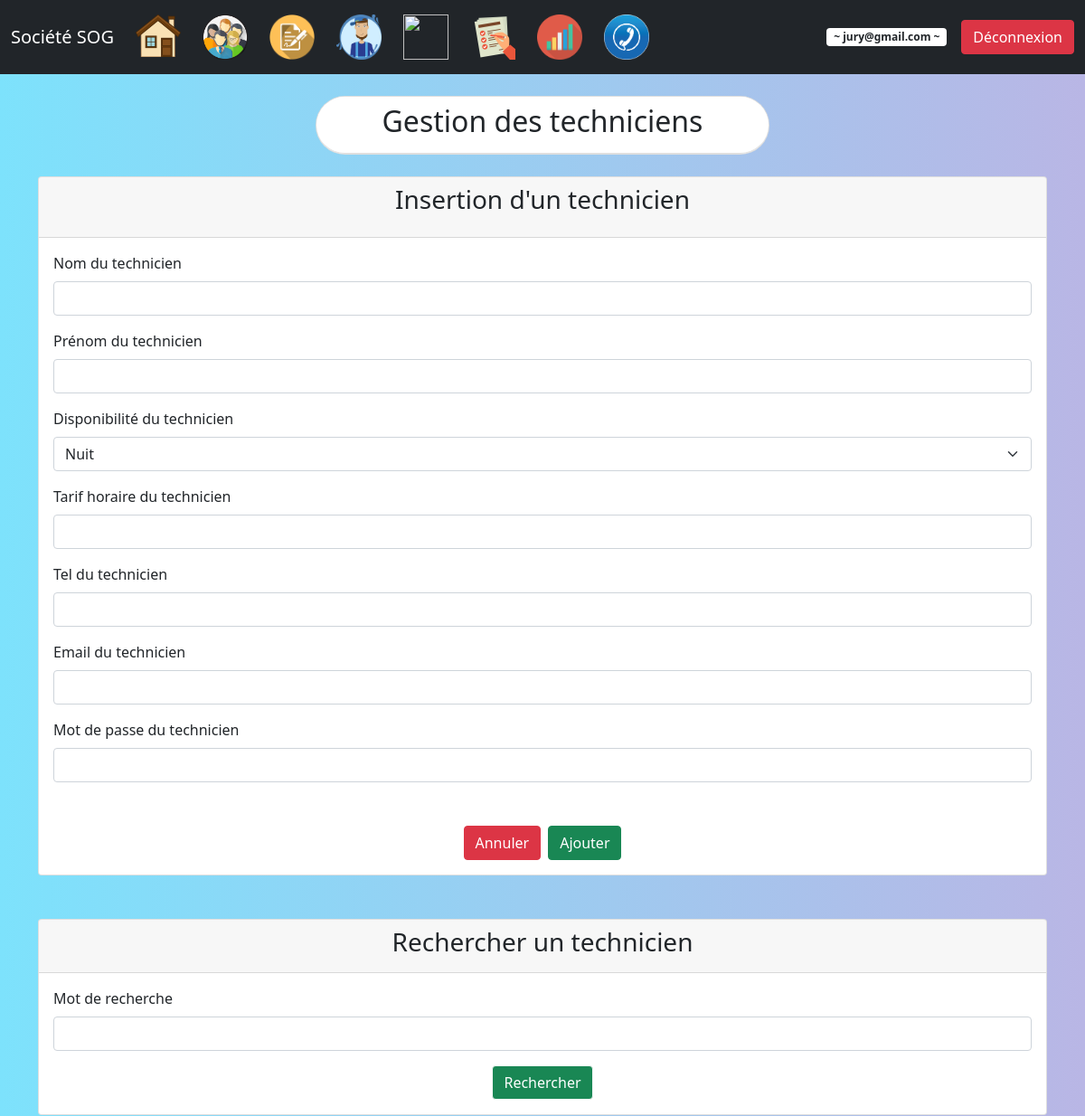
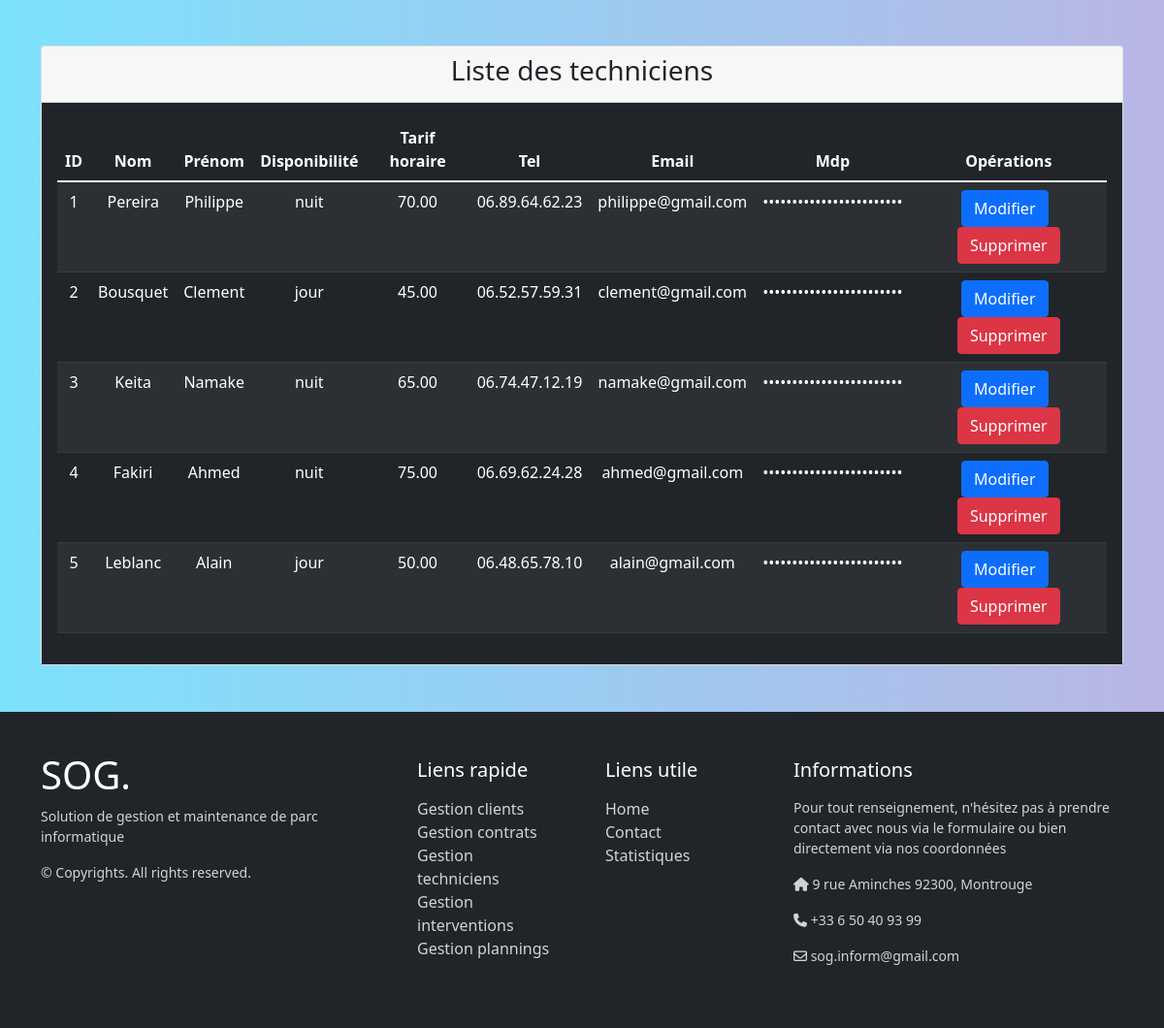
/index.php?page=3 (signed in), run on the app's committed database (2 pictures, top to bottom).
### tables this page shows
Create table technicien
(
    idtechnicien int(3) auto_increment,
    nom varchar(20) NOT NULL,
    prenom varchar(20) NOT NULL,
    disponibilite enum('jour','nuit') NOT NULL,
    tarif_horaire decimal(13,2) NOT NULL,
    tel varchar(20) default NULL,
    email varchar(100) NOT NULL unique,
    role enum('usert', 'admin') default 'usert',
    mdp varchar(255) NOT NULL,
    PRIMARY KEY (idtechnicien)
);

### controleur/config_bdd.php (called while the page is built)
<?php
$serveur = "localhost";
$bdd = "bdd_ppe";
$user = "root";
$mdp = "";
?>

### controleur/controleur.class.php (called while the page is built, shortened)
<?php
require_once("modele/modele.class.php");
class Controleur {
	private $unModele;
	public function __construct($serveur, $bdd, $user, $mdp) {
		$this->unModele = new Modele($serveur, $bdd, $user, $mdp);
	}
	public function setTable($uneTable) {
		$this->unModele->setTable($uneTable);
	}
	public function selectAll() {
		return $this->unModele->selectAll();
	}
}
?>

### modele/modele.class.php (called while the page is built, shortened)
<?php
class Modele {
	private $unPdo, $uneTable;
	public function __construct($serveur, $bdd, $user, $mdp)
	{
		$this->unPdo = null;
		try
		{
			$this->unPdo = new PDO("mysql:host=".$serveur.";dbname=".$bdd.";charset=utf8", $user, $mdp);
		}
		catch (PDOException $exp)
		{
			die("Erreur de connexion à la base de données : " . $exp->getMessage());
		}
	}
	public function setTable($uneTable)
	{
		$this->uneTable = $uneTable;
	}
	public function selectAll()
	{
		$requete = "SELECT * FROM ".$this->uneTable;
		$select = $this->unPdo->prepare($requete);
		$select->execute();
		return $select->fetchAll();
	}
}
?>

### vue/vue_les_techniciens.php (the view)
<?php if (isset($_SESSION['role']) and $_SESSION['role'] == "admin" ) { ?>
<div class="card mb-5">
    <div class="card-header">
        <h3 class="text-center">Rechercher un technicien</h3>
    </div>
    <div class="card-body">
        <form method="post" action="">
            <div class="mb-3">
                <label for="mot" class="form-label">Mot de recherche</label>
                <input type="search" name="mot" id="mot" class="form-control">
            </div>
            <div class="d-flex justify-content-center">
                <button type="submit" name="Rechercher" class="btn btn-light bg-success text-white">
                    Rechercher
                </button>
            </div>
        </form>
    </div>
</div>
<?php } ?>
<div class="card">
    <div class="card-header">
        <h3 class="text-center"><?= ($_SESSION['role'] == "admin" ? "Liste des techniciens" : "Information technicien"); ?></h3>
    </div>
    <div class="card-body bg-dark text-white">
		<table class="table table-dark table-striped text-center">
			<thead>
				<tr>
					<th scope="col">ID</th>
					<th scope="col">Nom</td>
					<th scope="col">Prénom</th>
					<th scope="col">Disponibilité</th>
					<th scope="col">Tarif horaire</th>
					<th scope="col">Tel</th>
					<th scope="col">Email</th>
					<th scope="col">Mdp</th>
					<?php if (isset($_SESSION['email']) and $_SESSION['role'] == "admin") { ?>
					<th scope="col">Opérations</th>
					<?php } ?>
				</tr>
			</thead>
			<tbody>
				<?php foreach ($lesTechniciens as $unTechnicien) { ?>
				<tr>
					<td><?= $unTechnicien['idtechnicien']; ?></td>
					<td><?= $unTechnicien['nom']; ?></td>
					<td><?= $unTechnicien['prenom']; ?></td>
					<td><?= $unTechnicien['disponibilite']; ?></td>
					<td><?= $unTechnicien['tarif_horaire']; ?></td>
					<td><?= $unTechnicien['tel']; ?></td>
					<td><?= $unTechnicien['email']; ?></td>
					<td>••••••••••••••••••••••••</td>
					<td>
						<a href="index.php?page=3&action=edit&idtechnicien=<?= $unTechnicien['idtechnicien']; ?>" class="btn btn-primary me-2">Modifier</a>
					<?php if (isset($_SESSION['email']) and $_SESSION['role'] == "admin") { ?>
						<a href="index.php?page=3&action=sup&idtechnicien=<?= $unTechnicien['idtechnicien']; ?>" class="btn btn-danger">Supprimer</a>
					<?php } ?>
					</td>
				</tr>
				<?php } ?>
			</tbody>
		</table>
	</div>
</div>

### index.php (style rules this page uses)
a { color: inherit; text-decoration: none; transition: all 0.3s; }
body { background: #642B73; background: -webkit-linear-gradient(to right, #7DE2FC, #B9B6E5); background: linear-gradient(to right, #7DE2FC , #B9B6E5); }

### data on the page
technicien: idtechnicien "1", nom "Pereira", prenom "Philippe", disponibilite "nuit", tarif_horaire "70.00", tel "06.89.64.62.23", email "philippe@gmail.com"
technicien: idtechnicien "2", nom "Bousquet", prenom "Clement", disponibilite "jour", tarif_horaire "45.00", tel "06.52.57.59.31", email "clement@gmail.com"
technicien: idtechnicien "3", nom "Keita", prenom "Namake", disponibilite "nuit", tarif_horaire "65.00", tel "06.74.47.12.19", email "namake@gmail.com"
technicien: idtechnicien "4", nom "Fakiri", prenom "Ahmed", disponibilite "nuit", tarif_horaire "75.00", tel "06.69.62.24.28", email "ahmed@gmail.com"
technicien: idtechnicien "5", nom "Leblanc", prenom "Alain", disponibilite "jour", tarif_horaire "50.00", tel "06.48.65.78.10", email "alain@gmail.com"

### other printed values
$_SESSION['email'] "jury@gmail.com"
